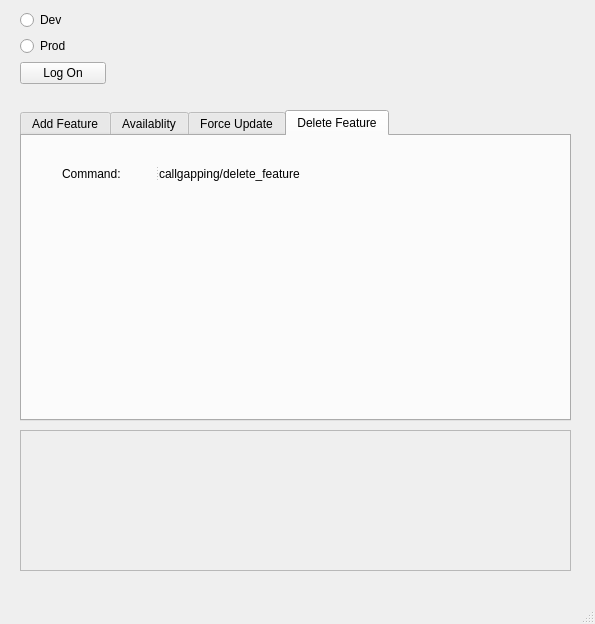
<?xml version="1.0" encoding="UTF-8"?>
<ui version="4.0">
 <class>mainWindow</class>
 <widget class="QMainWindow" name="mainWindow">
  <property name="geometry">
   <rect>
    <x>0</x>
    <y>0</y>
    <width>595</width>
    <height>624</height>
   </rect>
  </property>
  <property name="windowTitle">
   <string>MainWindow</string>
  </property>
  <property name="locale">
   <locale language="English" country="UnitedStates"/>
  </property>
  <widget class="QWidget" name="centralwidget">
   <widget class="QTabWidget" name="tabWidget">
    <property name="enabled">
     <bool>true</bool>
    </property>
    <property name="geometry">
     <rect>
      <x>20</x>
      <y>110</y>
      <width>551</width>
      <height>311</height>
     </rect>
    </property>
    <property name="currentIndex">
     <number>3</number>
    </property>
    <widget class="QWidget" name="add_feature">
     <attribute name="title">
      <string>Add Feature</string>
     </attribute>
     <widget class="QWidget" name="">
      <property name="geometry">
       <rect>
        <x>20</x>
        <y>20</y>
        <width>327</width>
        <height>18</height>
       </rect>
      </property>
      <layout class="QHBoxLayout" name="horizontalLayout">
       <item>
        <widget class="QLabel" name="label">
         <property name="text">
          <string>Command:</string>
         </property>
        </widget>
       </item>
       <item>
        <widget class="QLabel" name="label_2">
         <property name="text">
          <string>callgapping/add_feature &lt;market&gt; &lt;env&gt;</string>
         </property>
        </widget>
       </item>
      </layout>
     </widget>
    </widget>
    <widget class="QWidget" name="availablity">
     <attribute name="title">
      <string>Availablity</string>
     </attribute>
     <widget class="QSplitter" name="splitter">
      <property name="geometry">
       <rect>
        <x>30</x>
        <y>20</y>
        <width>449</width>
        <height>16</height>
       </rect>
      </property>
      <property name="orientation">
       <enum>Qt::Horizontal</enum>
      </property>
      <widget class="QLabel" name="label_4">
       <property name="text">
        <string>Command:</string>
       </property>
      </widget>
      <widget class="QLabel" name="label_3">
       <property name="text">
        <string>callgapping/availablity &lt;market&gt; &lt;env&gt; &lt;enable/disable/scale&gt;</string>
       </property>
      </widget>
     </widget>
    </widget>
    <widget class="QWidget" name="force_update">
     <attribute name="title">
      <string>Force Update</string>
     </attribute>
     <widget class="QSplitter" name="splitter_2">
      <property name="geometry">
       <rect>
        <x>50</x>
        <y>20</y>
        <width>325</width>
        <height>16</height>
       </rect>
      </property>
      <property name="orientation">
       <enum>Qt::Horizontal</enum>
      </property>
      <widget class="QLabel" name="label_6">
       <property name="text">
        <string>Command:</string>
       </property>
      </widget>
      <widget class="QLabel" name="label_5">
       <property name="text">
        <string>callgapping/force_update &lt;market&gt; &lt;env&gt;</string>
       </property>
      </widget>
     </widget>
    </widget>
    <widget class="QWidget" name="delete_feature">
     <attribute name="title">
      <string>Delete Feature</string>
     </attribute>
     <widget class="QSplitter" name="splitter_3">
      <property name="geometry">
       <rect>
        <x>40</x>
        <y>30</y>
        <width>332</width>
        <height>16</height>
       </rect>
      </property>
      <property name="orientation">
       <enum>Qt::Horizontal</enum>
      </property>
      <widget class="QLabel" name="label_7">
       <property name="text">
        <string>Command:</string>
       </property>
      </widget>
      <widget class="QLabel" name="label_8">
       <property name="text">
        <string>callgapping/delete_feature &lt;market&gt; &lt;env&gt;</string>
       </property>
      </widget>
     </widget>
    </widget>
   </widget>
   <widget class="QScrollArea" name="scrollArea">
    <property name="geometry">
     <rect>
      <x>20</x>
      <y>430</y>
      <width>551</width>
      <height>141</height>
     </rect>
    </property>
    <property name="widgetResizable">
     <bool>true</bool>
    </property>
    <widget class="QWidget" name="scrollAreaWidgetContents">
     <property name="geometry">
      <rect>
       <x>0</x>
       <y>0</y>
       <width>549</width>
       <height>139</height>
      </rect>
     </property>
    </widget>
   </widget>
   <widget class="QWidget" name="">
    <property name="geometry">
     <rect>
      <x>20</x>
      <y>10</y>
      <width>86</width>
      <height>77</height>
     </rect>
    </property>
    <layout class="QVBoxLayout" name="verticalLayout">
     <item>
      <widget class="QRadioButton" name="radioButton">
       <property name="text">
        <string>Dev</string>
       </property>
      </widget>
     </item>
     <item>
      <widget class="QRadioButton" name="radioButton_2">
       <property name="text">
        <string>Prod</string>
       </property>
      </widget>
     </item>
     <item>
      <widget class="QPushButton" name="pushButton">
       <property name="text">
        <string>Log On</string>
       </property>
      </widget>
     </item>
    </layout>
   </widget>
  </widget>
  <widget class="QMenuBar" name="menubar">
   <property name="geometry">
    <rect>
     <x>0</x>
     <y>0</y>
     <width>595</width>
     <height>22</height>
    </rect>
   </property>
  </widget>
  <widget class="QStatusBar" name="statusbar"/>
 </widget>
 <resources/>
 <connections/>
</ui>
